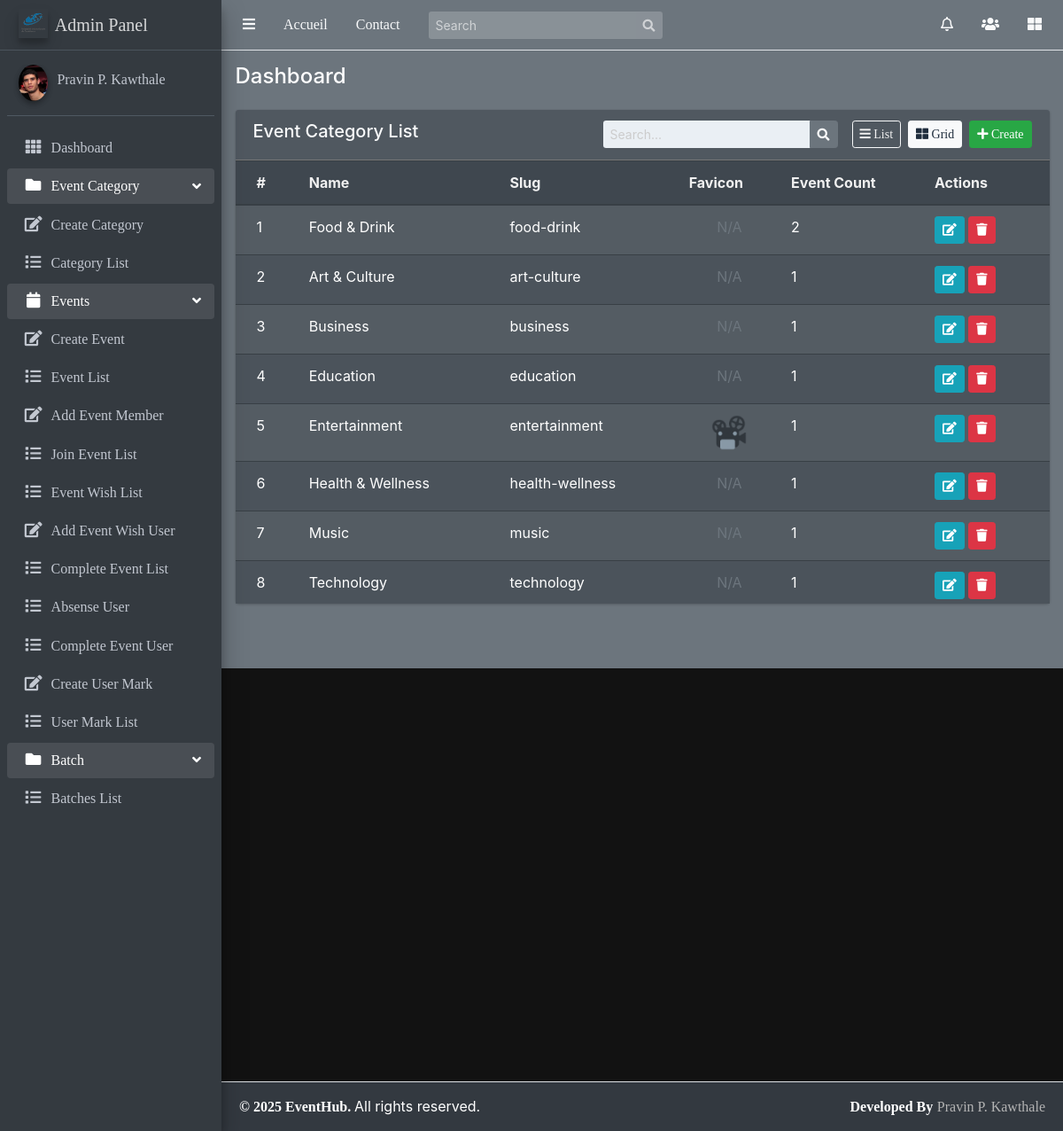
/Events/categories/, run on the app's committed database.
### Event/models.py (models this page shows, shortened)
class Category(models.Model):
    name = models.CharField(max_length=100, unique=True)
    description = models.TextField(blank=True)
    slug = models.SlugField(unique=True, blank=True)
    favicon = models.ImageField(upload_to='category_favicons/', null=True, blank=True)

### Event/views.py (the view)
# urls.py: path('categories/', views.CategoryList.as_view(), name='category_list'),
class CategoryList(ListView):
    model=Category
    template_name='Event/category_list.html'
    context_object_name='categories'
    def get_queryset(self):
        return Category.objects.annotate(
            event_count=Count('events')  # renamed from popularity
        ).order_by('-event_count')

### user/context_processors.py (called while the page is built)
def notifications(request):
    if request.user.is_authenticated:
        navbar_notifications = Notification.objects.filter(
            receiver=request.user
        ).order_by('-timestamp')[:5]  # latest 5 notifications
        navbar_unread_count = Notification.objects.filter(
            receiver=request.user,
            is_read=False
        ).count()
    else:
        navbar_notifications = []
        navbar_unread_count = 0
    return {
        'navbar_notifications': navbar_notifications,
        'navbar_unread_count': navbar_unread_count
    }

### templates/Event/category_list.html (shortened to what this page needs)
{% extends 'base/base.html' %}
{% block content %}
<div class="row">
    <div class="col-md-12">
        <div class="card" style="background-color: #5e6770; color: #f1f1f1; border: none;">
            <div class="card-header" style="background-color: #505860; border-bottom: 1px solid #777;">
                <div class="row align-items-center">
                    <div class="col-md-5">
                        <h5 class="text-light">Event Category List</h5>
                    </div>
                    <div class="col-md-7 d-flex justify-content-end align-items-center flex-wrap">
                        <form class="form-inline mr-3" action="{% url 'category_list' %}" method="POST">
                            <div class="input-group input-group-sm">
                                <input class="form-control search-input" name="search" type="search" placeholder="Search..." aria-label="Search">
                                <div class="input-group-append">
                                    <button class="btn btn-secondary" type="submit">
                                        <i class="fas fa-search"></i>
                                    </button>
                                </div>
                            </div>
                        </form>
                        <a class="btn btn-outline-light btn-sm mr-2" onclick="listView()"><i class="fa fa-bars"></i> List</a>
                        <a class="btn btn-outline-light btn-sm mr-2 active" onclick="gridView()"><i class="fa fa-th-large"></i> Grid</a>
                        <a class="btn btn-success btn-sm" href="{% url 'create_category' %}"><i class="fa fa-plus"></i> Create</a>
                    </div>
                </div>
            </div>
            <div class="card-body p-0">
                <div style="max-height: 500px; overflow-y: auto;">
                    <table class="table table-dark table-hover table-striped mb-0" style="background-color: #4b535b; border-collapse: collapse !important;">
                        <thead style="position: sticky; top: 0; background-color: #3f474f; color: #f0f0f0; z-index: 1;">
                            <tr>
                                <th>#</th>
                                <th>Name</th>
                                <th>Slug</th>
                                <th>Favicon</th>
                                <th>Event Count</th>
                                <th>Actions</th>
                            </tr>
                        </thead>
                        <tbody>
                            {% for category in categories %}
                                <tr>
                                    <td>{{ forloop.counter }}</td>
                                    <td>{{ category.name }}</td>
                                    <td>{{ category.slug }}</td>
                                    <td class="ctg_image text-center">
                                        {% if category.favicon %}
                                            <img class="ctg_image" src="{{ category.favicon.url }}" alt="Favicon" height="40px" style="border-radius: 5px;">
                                        {% else %}
                                            <span class="text-muted">N/A</span>
                                        {% endif %}
                                    </td>
                                    <td>{{ category.event_count }}</td>
                                    <td>
                                        <a class="btn btn-info btn-sm" href="{% url 'category_update' category.pk %}">
                                            <i class="fa fa-edit"></i>
                                        </a>
                                        <a class="btn btn-danger btn-sm" href="{% url 'category_delete' category.pk %}">
                                            <i class="fa fa-trash"></i>
                                        </a>
                                    </td>
                                </tr>
                            {% empty %}
                                <tr>
                                    <td colspan="6" class="text-center text-muted">No categories found.</td>
                                </tr>
                            {% endfor %}
                        </tbody>
                    </table>
                </div>
            </div>
        </div>
    </div>
</div>
{% endblock content %}

### templates/Event/category_list.html (style rules this page uses)
.search-input { background-color: #eaeff4; color: #fff; border: none; transition: all 0.3s ease-in-out; box-shadow: 0 0 0px #68c2ef; }
.search-input::placeholder { color: #ccc; }

### data on the page
Category: name "Food & Drink", slug "food-drink", favicon "N/A", event_count "2"
Category: name "Art & Culture", slug "art-culture", favicon "N/A", event_count "1"
Category: name "Business", slug "business", favicon "N/A", event_count "1"
Category: name "Education", slug "education", favicon "N/A", event_count "1"
Category: name "Entertainment", slug "entertainment", favicon (picture), event_count "1"
Category: name "Health & Wellness", slug "health-wellness", favicon "N/A", event_count "1"
Category: name "Music", slug "music", favicon "N/A", event_count "1"
Category: name "Technology", slug "technology", favicon "N/A", event_count "1"
